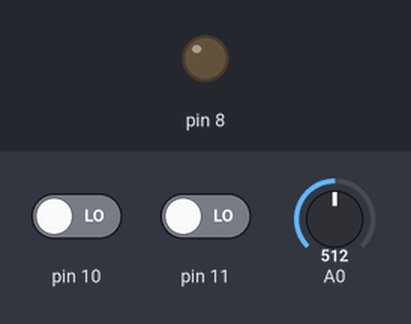
Bench run of a sketch on a simulated Arduino Uno, built with avr-gcc and run on an emulated ATmega328P. Parts: output pins drawn as LEDs (lit = HIGH). The inputs (shaded band) are chosen by the test bench; at power-on: A0 = 512, pin 10 LOW, pin 11 LOW. What the sketch prints to the serial monitor is not drawn.

Above: at 1.2 s.
1.3 s: A0 set to 504
2.8 s: A0 set to 485
At 4.0 s:
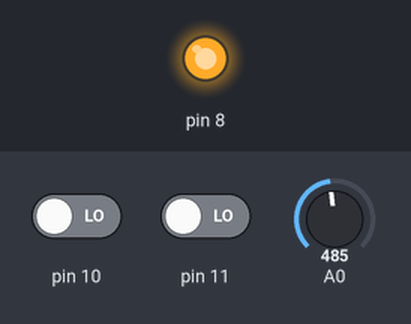
4.3 s: A0 set to 512
5.8 s: A0 set to 536
At 6.3 s:
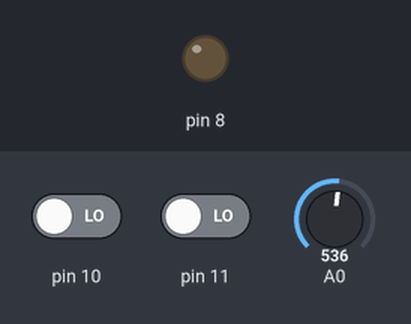
7.3 s: A0 set to 306
At 8.7 s:
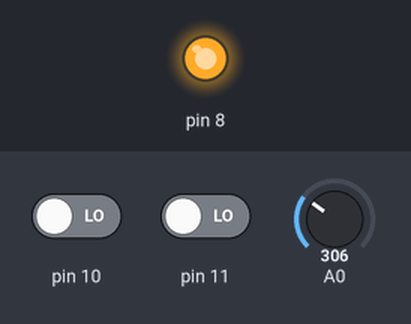
Timing chart, 0 to 9.8 s (numbered marks = the images above; inputs shaded):
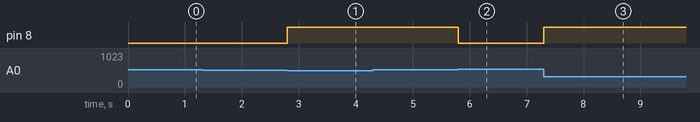

Measured:
- the behaviour switches between 497 and 496 on A0 (found by bisection; images 0 and 1)
- the behaviour switches between 527 and 528 on A0 (found by bisection; images 1 and 2)
- after the input at 2.8 s, pin 8: LOW → HIGH at once
- after the input at 5.8 s, pin 8: HIGH → LOW at once
- after the input at 7.3 s, pin 8: LOW → HIGH at once

The sketch:

main_probe.ino
```cpp
int x = 0;
int setPoint  = 512;
int delta = 15;

void setup() {
  Serial.begin(115200);
  pinMode(8,OUTPUT);
  pinMode(10,INPUT);
  pinMode(11,INPUT);
}

void loop() {
  x = analogRead(A0);
  Serial.println(x);
  if(x > setPoint + delta){
    digitalWrite(8,LOW);
  }
  if(x < setPoint - delta){
    digitalWrite(8,HIGH);
  }
  if(digitalRead(10)){
    setPoint++;
  }
  if(digitalRead(11)){
    setPoint--;
  }

  delay(1);
}
```
